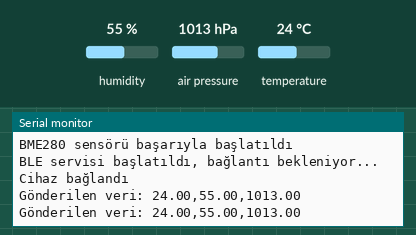
The sketch below on a simulated ESP32. Shown: the last lines printed to the serial monitor. The test bench sets the inputs (shaded band); at power-on: humidity 55 %, air pressure 1013 hPa, temperature 24 °C. Random numbers use the default seed unless the sketch sets one; nothing arrives over Bluetooth unless stated; a phone connects over Bluetooth LE 3 s after start.

Above: at 5.8 s.
5.9 s: humidity set to 22 %
At 8.1 s:
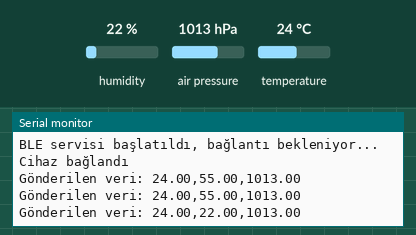
9.0 s: air pressure set to 952 hPa
At 9.8 s:
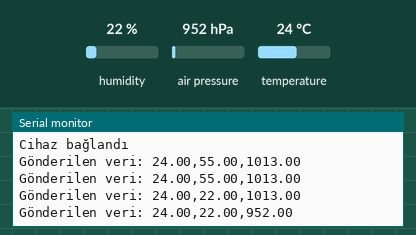
12.1 s: temperature set to 12 °C
At 14.3 s:
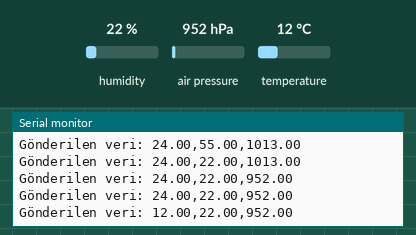

The sketch:

sensor_ble_server.ino
```cpp
/*
 * ESP32 Sensör BLE Server
 *
 * Bu kod ESP32'yi BLE sunucusu olarak yapılandırır ve sensör verilerini yayınlar.
 *
 * Gerekli Kütüphaneler:
 * - BLE Device (ESP32 ile birlikte gelir)
 * - Adafruit BME280 (Sıcaklık, nem, basınç sensörü için)
 *
 * Bağlantılar:
 * BME280 -> ESP32
 * VCC -> 3.3V
 * GND -> GND
 * SCL -> GPIO 22
 * SDA -> GPIO 21
 */

#include <BLEDevice.h>
#include <BLEServer.h>
#include <BLEUtils.h>
#include <BLE2902.h>
#include <Wire.h>
#include <Adafruit_Sensor.h>
#include <Adafruit_BME280.h>

// BLE UUID'ler (Flutter uygulaması ile aynı olmalı)
#define SERVICE_UUID        "4fafc201-1fb5-459e-8fcc-c5c9c331914b"
#define CHARACTERISTIC_UUID "beb5483e-36e1-4688-b7f5-ea07361b26a8"

// BME280 sensörü
Adafruit_BME280 bme;

// BLE nesneleri
BLEServer* pServer = NULL;
BLECharacteristic* pCharacteristic = NULL;
bool deviceConnected = false;
bool oldDeviceConnected = false;

// Bağlantı durumu callback
class MyServerCallbacks: public BLEServerCallbacks {
    void onConnect(BLEServer* pServer) {
      deviceConnected = true;
      Serial.println("Cihaz bağlandı");
    };

    void onDisconnect(BLEServer* pServer) {
      deviceConnected = false;
      Serial.println("Cihaz bağlantısı kesildi");
    }
};

void setup() {
  Serial.begin(115200);
  Serial.println("ESP32 Sensör BLE Server başlatılıyor...");

  // BME280 sensörünü başlat
  if (!bme.begin(0x76)) {  // Alternatif adres: 0x77
    Serial.println("BME280 sensörü bulunamadı!");
    // Sensör yoksa mock veri gönder
  } else {
    Serial.println("BME280 sensörü başarıyla başlatıldı");
  }

  // BLE cihazını oluştur
  BLEDevice::init("ESP32_Sensor");

  // BLE sunucusunu oluştur
  pServer = BLEDevice::createServer();
  pServer->setCallbacks(new MyServerCallbacks());

  // BLE servisini oluştur
  BLEService *pService = pServer->createService(SERVICE_UUID);

  // BLE karakteristiğini oluştur
  pCharacteristic = pService->createCharacteristic(
                      CHARACTERISTIC_UUID,
                      BLECharacteristic::PROPERTY_READ   |
                      BLECharacteristic::PROPERTY_WRITE  |
                      BLECharacteristic::PROPERTY_NOTIFY |
                      BLECharacteristic::PROPERTY_INDICATE
                    );

  // Descriptor ekle
  pCharacteristic->addDescriptor(new BLE2902());

  // Servisi başlat
  pService->start();

  // Reklamı başlat
  BLEAdvertising *pAdvertising = BLEDevice::getAdvertising();
  pAdvertising->addServiceUUID(SERVICE_UUID);
  pAdvertising->setScanResponse(false);
  pAdvertising->setMinPreferred(0x0);
  BLEDevice::startAdvertising();

  Serial.println("BLE servisi başlatıldı, bağlantı bekleniyor...");
}

void loop() {
  // Cihaz bağlandıysa veri gönder
  if (deviceConnected) {
    // Sensör verilerini oku
    float temperature = bme.readTemperature();
    float humidity = bme.readHumidity();
    float pressure = bme.readPressure() / 100.0F; // Pa'dan hPa'ya çevir

    // Mock veri kullan (BME280 yoksa)
    if (isnan(temperature) || isnan(humidity) || isnan(pressure)) {
      temperature = 24.0 + (random(-10, 10) / 10.0);
      humidity = 50.0 + (random(-50, 50) / 10.0);
      pressure = 1013.0 + (random(-10, 10) / 10.0);
    }

    // Veriyi string formatına çevir: "24.00,47.50,1012.50"
    char dataStr[50];
    sprintf(dataStr, "%.2f,%.2f,%.2f", temperature, humidity, pressure);

    // BLE ile gönder
    pCharacteristic->setValue(dataStr);
    pCharacteristic->notify();

    Serial.print("Gönderilen veri: ");
    Serial.println(dataStr);

    delay(2000); // 2 saniye bekle
  }

  // Bağlantı durumu değiştiyse
  if (!deviceConnected && oldDeviceConnected) {
    delay(500);
    pServer->startAdvertising();
    Serial.println("Reklam yeniden başlatıldı");
    oldDeviceConnected = deviceConnected;
  }

  if (deviceConnected && !oldDeviceConnected) {
    oldDeviceConnected = deviceConnected;
  }
}
```

Measured:
- after the input at 5.9 s, the serial monitor: prints a new line after 1.1 s (image 1)
- after the input at 9.0 s, the serial monitor: prints a new line at once (image 2)
- after the input at 12.1 s, the serial monitor: prints a new line after 0.92 s (image 3)
